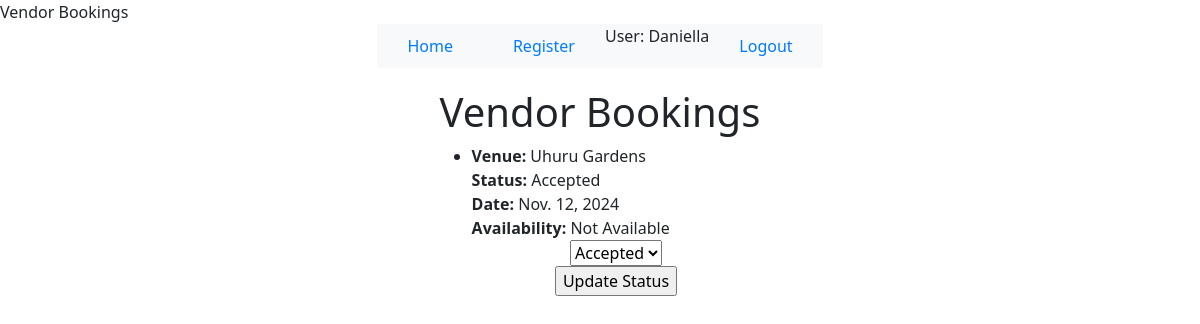
The page /catalog/bookings/ (signed in) on the database its author committed.
### catalog/models.py (models this page shows, shortened)
class Booking(models.Model):
    STATUS_CHOICES = [
        ('P', 'Pending'),
        ('A', 'Accepted'),
        ('R', 'Rejected'),
    ]
    user = models.ForeignKey(settings.AUTH_USER_MODEL, on_delete=models.SET_NULL, null=True, blank=True)
    venue = models.ForeignKey(Venue, on_delete=models.CASCADE)
    booking_date = models.DateField()
    num_guests = models.PositiveIntegerField()
    contact_info = models.CharField(max_length=255)
    status = models.CharField(max_length=1, choices=STATUS_CHOICES, default='P')

class Venue(models.Model):
    AVAILABILITY_CHOICES = [
        ('A', 'Available'),
        ('N', 'Not Available'),
    ]
    venue_id = models.AutoField(primary_key=True)
    user_id = models.ForeignKey(settings.AUTH_USER_MODEL, on_delete=models.SET_NULL, null=True, blank=True)
    venue_name = models.CharField(max_length=255)
    address = models.CharField(max_length=255)
    capacity = models.PositiveIntegerField()
    availability_status = models.CharField(max_length=1, choices=AVAILABILITY_CHOICES, default='A')
    price = models.DecimalField(max_digits=10, decimal_places=2)
    email = models.EmailField()
    image = models.ImageField(upload_to='venue_images/', null=True, blank=True)

### catalog/views.py (the view)
# urls.py: path('bookings/', views.vendor_bookings, name='vendor_bookings'),
def vendor_bookings(request):
    vendor_bookings = Booking.objects.filter(venue__user_id=request.user)
    context = {
        'vendor_bookings': vendor_bookings,
    }
    return render(request, 'vendor_bookings.html', context)

### catalog/templates/vendor_bookings.html (shortened to what this page needs)
{% extends 'base_generic.html' %}
{% block content %}
  <h1>Vendor Bookings</h1>
  <ul>
    {% for booking in vendor_bookings %}
      <li>
        <strong>Venue:</strong> {{ booking.venue.venue_name }}<br>
        <strong>Status:</strong> {{ booking.get_status_display }}<br>
        <strong>Date:</strong> {{ booking.booking_date }}<br>
        <strong>Availability:</strong> {{ booking.venue.get_availability_status_display }}<br>
        <form action="{% url 'change_booking_status' booking_id=booking.pk %}" method="post">
          <select name="status">
            <option value="A" {% if booking.status == 'A' %} selected {% endif %}>Accepted</option>
          </select>
          <input type="submit" value="Update Status">
        </form>
      </li>
    {% empty %}
      <li>No bookings found.</li>
    {% endfor %}
  </ul>
{% endblock %}

### catalog/templates/base_generic.html (shortened to what this page needs)
<!DOCTYPE html>
<html lang="en">
<head>
    <link href="https://cdn.jsdelivr.net/npm/bootstrap@5.3.2/dist/css/bootstrap.min.css"
          rel="stylesheet"
>
    {% load static %}
    <link rel="stylesheet" href="{% static 'css/style.css' %}" />
</head>
<body>
    <div class="container-fluid">
        <div class="row">
            <div class="col-sm-12">
                <ul class="nav">
                    <li class="nav-item">
                        <a class="nav-link" href="{% url 'index' %}">Home</a>
                    </li>
                    <li class="nav-item">
                        <a class="nav-link" href="{% url 'registration' %}">Register</a>
                    </li>
                    {% if user.is_authenticated %}
                        <li class="nav-item">User: {{ user.get_username }}</li>
                    <li class="nav-item"><a class="nav-link" href="{% url 'logout' %}?next={{ request.path }}">Logout</a></li>
                    {% else %}
                    <li class="nav-item"><a class="nav-link" href="{% url 'login' %}?next={{ request.path }}">Login</a></li>
                    {% endif %}
                </ul>
            </div>
        </div>
        <div class="row">
            <div class="col-sm-12">
                {% block content %}
                {% endblock %}
            </div>
        </div>
    </div>
</body>
</html>

### catalog/static/style.css (style rules this page uses)
.container-fluid { display: flex; flex-direction: column; align-items: center; }
.nav { background-color: #f8f9fa; display: flex; justify-content: center; margin-bottom: 20px; }
.nav li { display: inline; }
.nav-link { color: #007bff; text-decoration: none; padding: 10px 20px; margin: 0 10px; border-right: 1px solid #ccc; }
.nav-link:last-child { border-right: none; }
form { display: flex; flex-direction: column; align-items: center; width: 100%; }

### rows shown on the page
Booking: venue.venue_name "Uhuru Gardens", status "Accepted", booking_date "Nov. 12, 2024", venue.availability_status "Not Available"

### other values the page prints
{{ user.get_username }} "Daniella"
